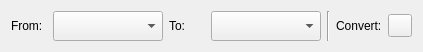
<?xml version="1.0" encoding="UTF-8"?>
<ui version="4.0">
 <class>ConvertUnit</class>
 <widget class="QWidget" name="ConvertUnit">
  <property name="geometry">
   <rect>
    <x>0</x>
    <y>0</y>
    <width>423</width>
    <height>50</height>
   </rect>
  </property>
  <property name="focusPolicy">
   <enum>Qt::StrongFocus</enum>
  </property>
  <layout class="QHBoxLayout" name="horizontalLayout">
   <item>
    <widget class="QLabel" name="FromLabel">
     <property name="text">
      <string>From:</string>
     </property>
     <property name="buddy">
      <cstring>From</cstring>
     </property>
     <property name="Shortcut" stdset="0">
      <string>,F</string>
     </property>
    </widget>
   </item>
   <item>
    <widget class="QComboBox" name="From">
     <property name="sizePolicy">
      <sizepolicy hsizetype="Preferred" vsizetype="Fixed">
       <horstretch>0</horstretch>
       <verstretch>0</verstretch>
      </sizepolicy>
     </property>
     <property name="minimumSize">
      <size>
       <width>110</width>
       <height>30</height>
      </size>
     </property>
     <property name="maximumSize">
      <size>
       <width>85</width>
       <height>16777215</height>
      </size>
     </property>
     <property name="mouseTracking">
      <bool>false</bool>
     </property>
     <property name="editable">
      <bool>false</bool>
     </property>
     <property name="currentText">
      <string/>
     </property>
     <property name="currentIndex">
      <number>-1</number>
     </property>
     <property name="maxCount">
      <number>2147483647</number>
     </property>
     <property name="insertPolicy">
      <enum>QComboBox::InsertAtBottom</enum>
     </property>
     <property name="sizeAdjustPolicy">
      <enum>QComboBox::AdjustToContents</enum>
     </property>
     <property name="minimumContentsLength">
      <number>0</number>
     </property>
    </widget>
   </item>
   <item>
    <widget class="QLabel" name="ToLabel">
     <property name="text">
      <string>To:</string>
     </property>
     <property name="buddy">
      <cstring>To</cstring>
     </property>
     <property name="Shortcut" stdset="0">
      <string>,T</string>
     </property>
    </widget>
   </item>
   <item>
    <widget class="QComboBox" name="To">
     <property name="sizePolicy">
      <sizepolicy hsizetype="Preferred" vsizetype="Fixed">
       <horstretch>0</horstretch>
       <verstretch>0</verstretch>
      </sizepolicy>
     </property>
     <property name="minimumSize">
      <size>
       <width>110</width>
       <height>30</height>
      </size>
     </property>
    </widget>
   </item>
   <item>
    <widget class="Line" name="line">
     <property name="orientation">
      <enum>Qt::Vertical</enum>
     </property>
    </widget>
   </item>
   <item>
    <widget class="QLabel" name="ConvertLabel">
     <property name="text">
      <string>Convert:</string>
     </property>
    </widget>
   </item>
   <item>
    <widget class="QToolButton" name="Convert">
     <property name="icon">
      <iconset>
       <normaloff>Tick.svg</normaloff>Tick.svg</iconset>
     </property>
     <property name="Shortcut" stdset="0">
      <string>,C</string>
     </property>
    </widget>
   </item>
  </layout>
 </widget>
 <resources/>
 <connections/>
</ui>
